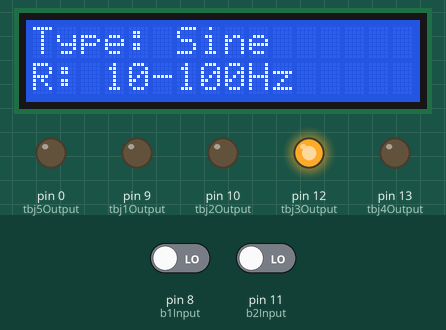
Simulated run of this sketch. Board: Arduino Uno, built with avr-gcc and run on an emulated ATmega328P. Shown: 16×2 character LCD, output pins drawn as LEDs (lit = HIGH). Dashed ring = blinking. The test bench sets the inputs (shaded band); at power-on: pin 8 (b1Input) LOW, pin 11 (b2Input) LOW.

Above: at 1.2 s.
1.3 s: pin 8 (b1Input) driven HIGH
At 2.06 s:
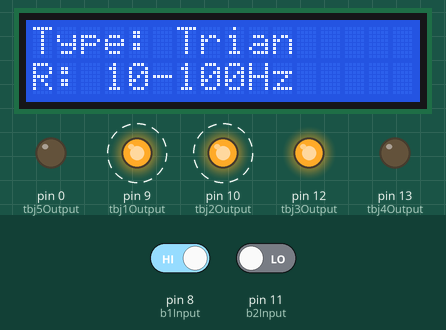
4.3 s: pin 11 (b2Input) driven HIGH
At 5.1 s:
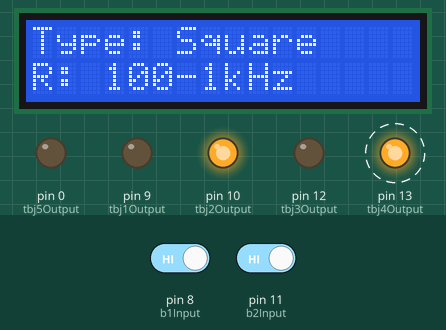
7.3 s: pin 8 (b1Input) driven LOW
At 8.13 s:
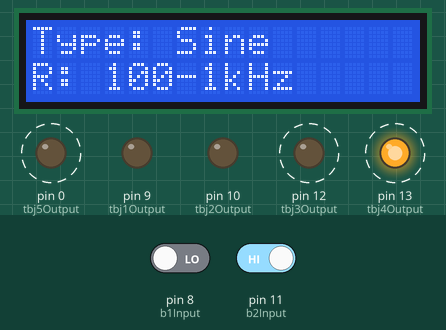
10.3 s: pin 11 (b2Input) driven LOW
At 10.9 s:
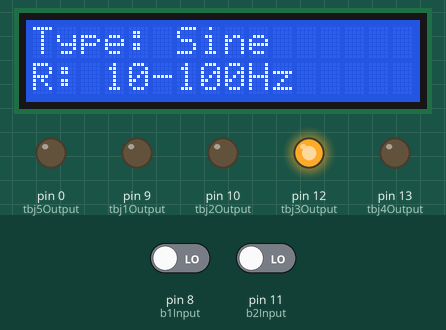
Timing chart, 0 to 12.9 s (numbered marks = the images above; inputs shaded):
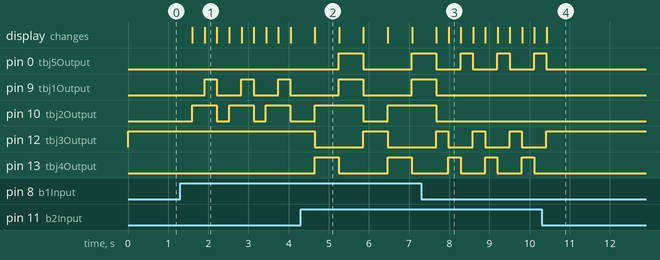

Measured:
- after the input at 1.3 s, pin 9 (tbj1Output): alternates HIGH for 0.31 s and LOW for 0.61 s, starting after 0.61 s; pin 10 (tbj2Output): alternates HIGH for 0.61 s and LOW for 0.31 s, starting after 0.30 s; the display: first changes after 0.31 s (image 1 shows a later state)
- after the input at 4.3 s, pin 0 (tbj5Output): LOW → HIGH after 0.95 s, → LOW 0.61 s later, → HIGH 1.2 s later; pin 12 (tbj3Output): HIGH → LOW after 0.35 s, → HIGH 1.2 s later, → LOW 0.61 s later; pin 13 (tbj4Output): alternates HIGH for 0.61 s and LOW for 1.2 s, starting after 0.35 s; the display: changes after 0.35 s (image 2)
- after the input at 7.3 s, pin 9 (tbj1Output), pin 10 (tbj2Output): goes on until 7.7 s, then stays LOW; pin 12 (tbj3Output): alternates HIGH for 0.31 s and LOW for 0.61 s, starting after 0.68 s; the display: first differs from a run without the input after 0.68 s (image 3)
- after the input at 10.3 s, pin 0 (tbj5Output): goes on until 10.4 s, then stays LOW; pin 12 (tbj3Output): goes on until 10.4 s, then stays HIGH; pin 13 (tbj4Output): stops changing and stays LOW
- what the display in image 2 shows lasts 0.6 s, from 4.7 s to 5.3 s

The sketch:

lcd-gerador.ino
```cpp
#include <LiquidCrystal.h>

LiquidCrystal lcd(2,3,4,5,6,7);
int b1Input = 8; // Waveform Switching Button
int b2Input = 11; // Frequency Scale Switching Button
int freqState = 1; // Variable to Check State of the Scale
int prevFreqState = 1; // Variable used to change LCD screen (Frequency Scale)
int tbj1Output = 9; // Output Signal to Activate TBJ1
int tbj2Output = 10; // Output Signal to Activate TBJ2
int waveState = 1; // Variable to Check state of the Wave
int prevWaveState = 1; // Variable used to change LCD screen (Waveform)
int tbj3Output = 12; // Output Signal to Activate TBJ3
int tbj4Output = 13; // Output Signal to Activate TBJ4
int tbj5Output = 0; // Output Signal to Activate TBJ5
int freqReader = 14; // Frequency Reader (Using A0 as digital)
boolean waveLCD, scaleLCD; // Flags for Writing the LCD

void setup() {
  pinMode(b1Input, INPUT);
  pinMode(tbj1Output, OUTPUT);
  pinMode(tbj2Output, OUTPUT);
  pinMode(b2Input, INPUT);
  pinMode(tbj3Output, OUTPUT);
  pinMode(tbj4Output, OUTPUT);
  pinMode(tbj5Output, OUTPUT);
  pinMode(freqReader, INPUT);

  digitalWrite(tbj3Output, HIGH);

  lcd.begin(16,2);
  lcd.print("Type: Sine"); // The first Waveform is always a Sine
  lcd.setCursor(0,1);
  lcd.print("R: 10-100Hz"); // The first frequency scale is always 10-100Hz
}

void loop() {
  digitalRead(b1Input);
  digitalRead(b2Input);

  if (digitalRead(b1Input) == 1){
    waveState++;
    delay(300);
    if (waveState > 3) waveState = 1;
  }

  if (digitalRead(b2Input) == 1){
    freqState++;
    delay(300);
    if (freqState > 3) freqState = 1;
  }

//Switch to Change the Frequency Scale

  switch (freqState){
    //(10-100Hz) Scale
    case 1:
      digitalWrite(tbj3Output, HIGH);
      digitalWrite(tbj4Output, LOW);
      digitalWrite(tbj5Output, LOW);
      break;
    // (100Hz-1k) Scale
    case 2:
      digitalWrite(tbj3Output, LOW);
      digitalWrite(tbj4Output, HIGH);
      digitalWrite(tbj5Output, LOW);
      break;
    // (1k - 10k) Scale
    case 3:
      digitalWrite(tbj3Output, LOW);
      digitalWrite(tbj4Output, LOW);
      digitalWrite(tbj5Output, HIGH);
      break;
  }

//Switch to Change the WaveForm
  switch (waveState){
    case 1:
      digitalWrite(tbj1Output, LOW);
      digitalWrite(tbj2Output, LOW);
      break;
    case 2:
      digitalWrite(tbj1Output, LOW);
      digitalWrite(tbj2Output, HIGH);
      break;
    case 3:
      digitalWrite(tbj1Output, HIGH);
      digitalWrite(tbj2Output, HIGH);
      break;
    }

//Check if is necessary to change the Display Message (WaveForm)
   if (prevWaveState != waveState){
      waveLCD = true;
   }

//Check if is necessary to change the Display Message (Frequency Range)
   if (prevFreqState != freqState){
      scaleLCD = true;
   }

//Write in the LCD

 if((waveLCD) || (scaleLCD)){
     lcd.clear();
     switch (waveState){
      case 1:
        lcd.print("Type: Sine");
        break;
      case 2:
        lcd.print("Type: Square");
        break;
      case 3:
        lcd.print("Type: Trian");
        break;
      }
      switch (freqState){
        case 1:
          lcd.setCursor(0,1);
          lcd.print("R: 10-100Hz");
          break;

        case 2:
          lcd.setCursor(0,1);
          lcd.print("R: 100-1kHz");
          break;
        case 3:
          lcd.setCursor(0,1);
          lcd.print("R: 1-10kHz");
          break;
      }
  }

   waveLCD = false;          //
   scaleLCD = false;         //
   prevFreqState = freqState;// Set variables for a new loop cycle
   prevWaveState = waveState;//
}
```
